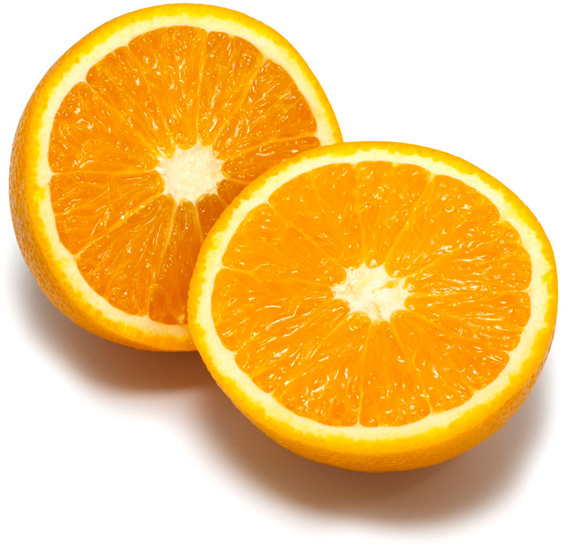
%> input picture Lab03/orange.jpg, 572 x 551 px
$ octave kmeans_example.m   (GNU Octave 9; MATLAB toolbox functions it lacks are replaced by stand-ins)
%> lines starting %> are read from the running program, lines starting %| are printed output that depends on the picture; in (x1, y1, x2, y2) boxes, pixels count from 0 and x2, y2 are one past the last pixel; in counts of white or black regions, pixels touching at a corner belong together; the program's own positions count from 1
### Lab03/kmeans_segm.m
function [segmentation, centers, empty, cen_idx, count] = kmeans_segm(image, K, L, seed, RANDSAMP, DEBUG)
nrows = size(image, 1);
ncols = size(image, 2);
Ivec = reshape(double(image), nrows * ncols, 3);
delta = 100 * ones(K, 3);
clus_centers = zeros(K, 3);
clus_centers_new = zeros(K, 3);
idx_old = zeros(1, nrows * ncols);
empty = false;
threshold = 0.01;
count = 0;

% Let X be a set of pixels and V be a set of K cluster centers in 3D (R,G,B).
if RANDSAMP == true
    % Randomly initialize the K cluster centers
    rng(seed, 'twister');
    idx = randsample(nrows * ncols, K);
    for i = 1 : K
        clus_centers(i, :) = Ivec(idx(i), :);
    end
else
    [~, clus_init] = kmeansplus_init(Ivec', K, seed);
    clus_centers = clus_init';
end

% Compute all distances between pixels and cluster centers
D = pdist2(clus_centers, Ivec, 'euclidean');

if DEBUG == false
    % Iterate L times
    for i = 1 : L
        % Assign each pixel to the cluster center for which the distance is minimum
        [~, cen_idx] = min(D);

        % Recompute each cluster center by taking the mean of all pixels assigned to it
        for j = 1 : K
            n_idx = find(cen_idx == j);
            if isempty(n_idx) == true
                empty = 1;
                n = randsample(nrows * ncols, 1);
                clus_centers(j, :) = Ivec(n, :);
%               clus_centers(j, :) = (max(Ivec) - min(Ivec)) .* rand(1, 3) + min(Ivec);
            else
                clus_centers(j, :) = mean(Ivec(n_idx, :));
            end
        end
        % Recompute all distances between pixels and cluster centers
        D = pdist2(clus_centers, Ivec, 'euclidean');
    end
else
    % debug
    while (max(delta(:)) > threshold)
        [~, cen_idx] = min(D);
        for j = 1 : K
            n_idx = find(cen_idx == j);
            if isempty(n_idx) == true
                empty = 1;
                n = randsample(nrows * ncols, 1);
                clus_centers_new(j, :) = Ivec(n, :);
            else
                clus_centers_new(j, :) = mean(Ivec(n_idx, :));
            end
        end
        delta = abs(clus_centers_new - clus_centers);
%         delta = abs(idx_old - cen_idx);
        count = count + 1;
        D = pdist2(clus_centers_new, Ivec, 'euclidean');
        clus_centers = clus_centers_new;
%         idx_old = cen_idx;
    end
end

[~, cen_idx] = min(D);
segmentation = reshape(cen_idx, nrows, ncols);
centers = clus_centers;

### Lab03/mean_segments.m
function Inew = mean_segments(I, segm)

N = max(max(segm));
[h, w, c] = size(I);
Ic = single(reshape(I, [h*w, c]));
sc = reshape(segm, [h*w,1]);
cols = zeros(N, c);
nums = zeros(N, 1);
for i=1:h*w
    s = sc(i);
    cols(s,:) = cols(s,:) + Ic(i,:);
    nums(s) = nums(s) + 1;
end
cols = bsxfun(@rdivide, cols, nums);
Inew = uint8(reshape(cols(sc,:), [h,w,c]));

### Lab03/overlay_bounds.m
function imout = overlap_bounds(im, segm)
[h, w] = size(segm);
imcut = segm(2 : h - 1, 2 : w - 1);
diff = [ ones(1, w) ; ones(h - 2, 1), ((imcut == segm(3 : h, 2 : w - 1)) & (imcut == segm(2 : h - 1, 3 : w)) &...
  (imcut == segm(1 : h - 2, 2 : w - 1)) & (imcut == segm(2 : h - 1, 1 : w - 2))), ones(h - 2, 1); ones(1, w) ];
mask = repmat(uint8(diff), [1, 1, 3]);
imout = (im .* mask);
imout(:, :, 1) = imout(:, :, 1) + (1 - mask(:, :, 1))*255;

### Lab03/kmeans_example.m
K = 8;               % number of clusters used
L = 10;              % number of iterations
seed = 14;           % seed used for random initialization
scale_factor = 1.0;  % image downscale factor
image_sigma = 1.0;   % image preblurring scale
RANDSAMP = true;
DEBUG = false;
verbose = 1;

I = imread('orange.jpg');
%> I is the input picture: size 551x572x3 uint8; mean R, G, B 242.2, 197.1, 118.9
I = imresize(I, scale_factor);
Iback = I;
d = 2*ceil(image_sigma*2) + 1;
h = fspecial('gaussian', [d d], image_sigma);
I = imfilter(I, h);
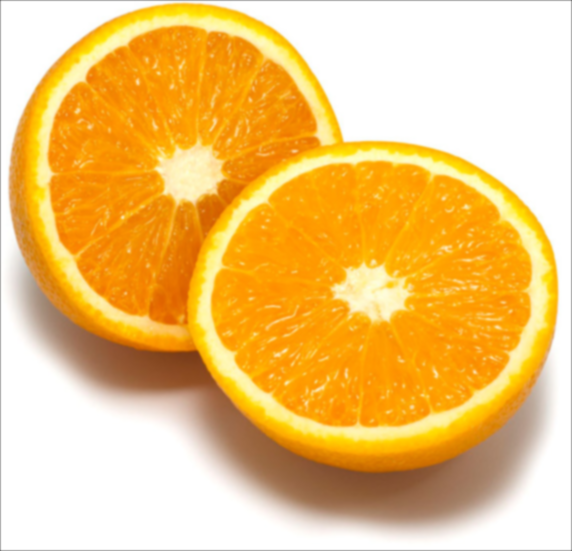
%> I: size 551x572x3 uint8; mean R, G, B 241.6, 196.4, 118.3
Ivec = reshape(I, size(I,1)*size(I,2), 3);

tic
[segm, centers, empty, cen_idx, count] = kmeans_segm(I, K, L, seed, ...
    RANDSAMP, DEBUG);
%> after the loop in kmeans_segm, `for i = 1 : K`: clus_centers = [241 158 37; 134 83 52; 247 241 236; 255 255 255; 244 132 1; 250 181 42; 144 98 66; 254 154 1]
%> after the loop in kmeans_segm, `for i = 1 : L`: clus_centers = [251.8 192.7 26.91; 150.9 100.1 65.49; 246.4 232.7 176.7; 254 253.5 253; 235.9 134.3 5.42; 252.6 218.5 103.4; 186.9 162 144.5; 252.2 161.2 4.41]; empty = false
%> in kmeans_segm, `segmentation = reshape(cen_idx, nrows, ncols);`:
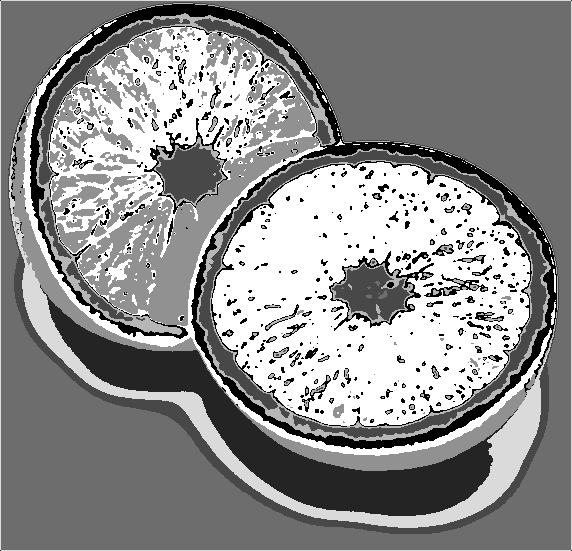
%> segmentation: size 551x572 double; min 1, max 8, mean 4.9; drawn with min black and max white
%> in kmeans_segm, `centers = clus_centers;`: centers has the same summary as clus_centers
%> centers has the same summary as clus_centers in kmeans_segm; empty = false; count = 0
% [segm, centers, empty, cen_idx, count] = kmeans_mix(Ivec, K, L,...
%     seed, RANDSAMP, DEBUG);
toc
segm = reshape(segm,size(I,1),size(I,2),1);
Inew = mean_segments(Iback, segm);
%> in mean_segments, `N = max(max(segm));`: N = 8
%> the loop in mean_segments, `for i=1:h*w` made 315172 passes
%> s on passes 1 to 3: 2, 7, 7
%> after the loop in mean_segments, `for i=1:h*w`: cols = [6268290 4810445 551783; 2934460 1950122 1284549; 6284640 5966334 4610855; 27224864 27180756 27134124; 7185784 4050855 144332; 3056371 2675478 1361922; 2746343 2406273 2167581; 20680448 13104529 255117]; nums = [24858; 19471; 25486; 106904; 30602; 12095; 13763; 81993]
%> in mean_segments, `cols = bsxfun(@rdivide, cols, nums);`: cols = [252.2 193.5 22.2; 150.7 100.2 65.97; 246.6 234.1 180.9; 254.7 254.3 253.8; 234.8 132.4 4.72; 252.7 221.2 112.6; 199.5 174.8 157.5; 252.2 159.8 3.11]
%> in mean_segments, `Inew = uint8(reshape(cols(sc,:), [h,w,c]));`:
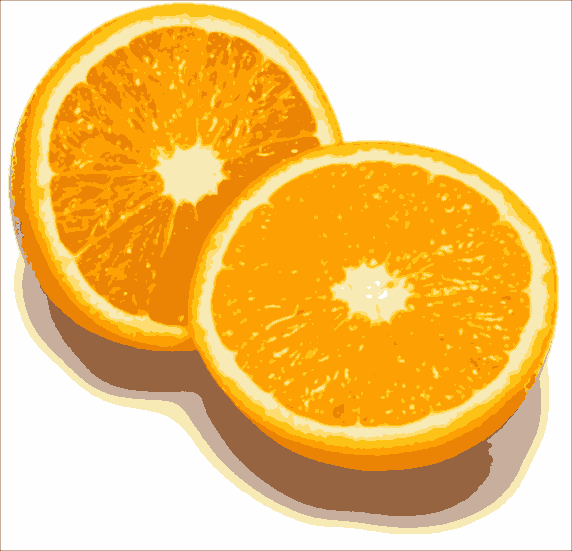
%> Inew: size 551x572x3 uint8; mean R, G, B 242.5, 197.1, 119.1
Iover = overlay_bounds(Iback, segm);
%> in overlap_bounds, `imcut = segm(2 : h - 1, 2 : w - 1);`:
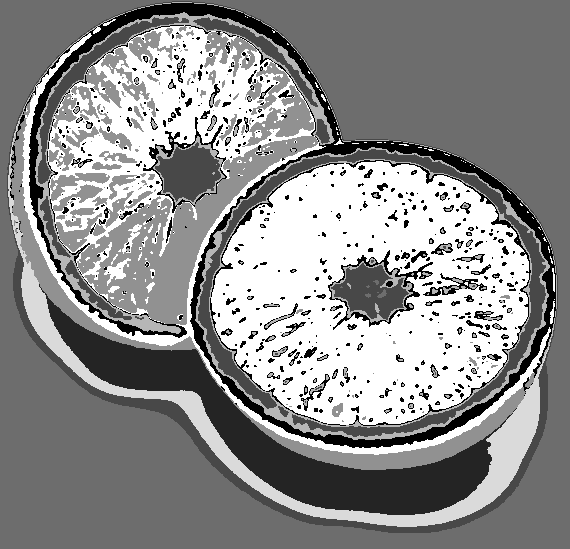
%> imcut: size 549x570 double; min 1, max 8, mean 4.89; drawn with min black and max white
%> in overlap_bounds, `diff = [ ones(1, w) ; ones(h - 2, 1), ((imcut == segm(3 : h, 2 : w - 1..`:
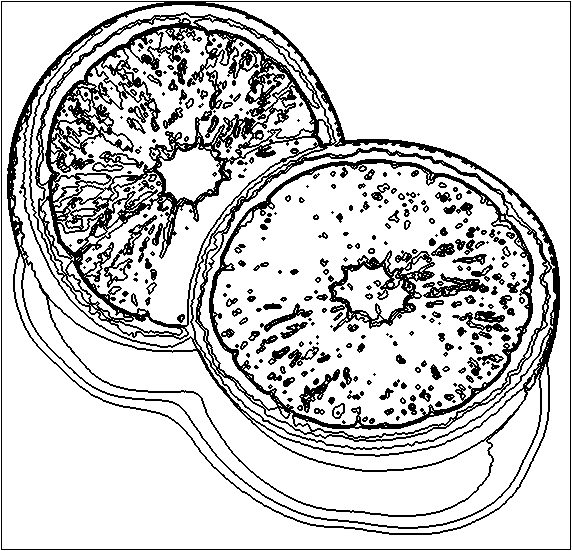
%> diff: size 551x572 double; values 0 (black) and 1 (white), 81% white; 298 black regions (125 under 20 px), largest, box (x1, y1, x2, y2) and area: (1, 1, 571, 550) 44457, (328, 250, 435, 332) 2403, (422, 273, 489, 298) 685
%> in overlap_bounds, `imout = (im .* mask);`:
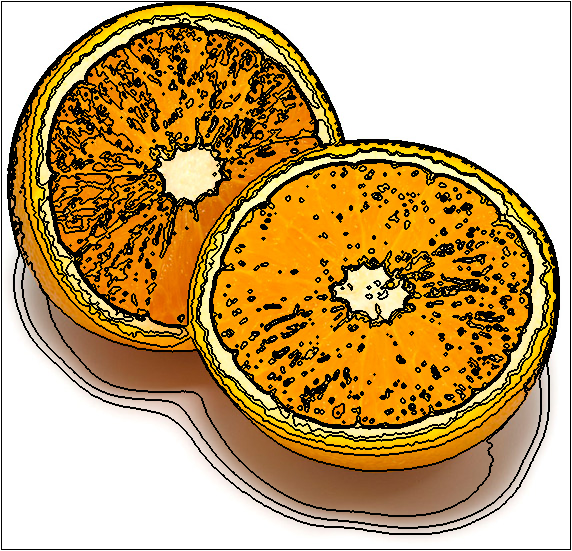
%> imout: size 551x572x3 uint8; mean R, G, B 195.5, 162, 106.6
%> in overlap_bounds, `imout(:, :, 1) = imout(:, :, 1) + (1 - mask(:, :, 1))*255;`:
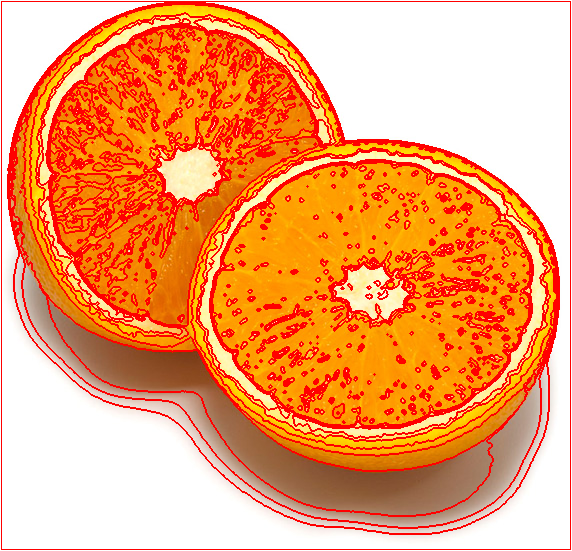
%> imout: size 551x572x3 uint8; 19.01% of pixels changed, all inside (x1, y1, x2, y2) = (1, 1, 571, 550)
imwrite(Inew,'kmeans1.png')
imwrite(Iover,'kmeans2.png')

% plot
if verbose > 0
    subplot(1,3,1)
    imshow(I)
    title('original');
    subplot(1,3,2)
    imshow(Inew)
    title('K = 5, L = 10');
    subplot(1,3,3)
    imshow(Iover)
    title('overlay bound');
end

if verbose > 1
% [8 lines of commented-out code are left out]

    figure
    histogram(I)

    figure
    [m, n, d] = size(I);
    Ximg = reshape(I, m * n, d);
    Xsegm = reshape(segm, m * n, 1);
    for i = 1 : K
        X = Ximg(Xsegm == i, :);
        plot3(X(:, 1), X(:, 2), X(:, 3), '.');
        hold on
    end
    plot3(centers(:,1), centers(:,2), centers(:,3), 'k*', 'MarkerSize', 30);
    hold off

end

$ run again, with Lab03/tiger3.jpg copied over Lab03/orange.jpg
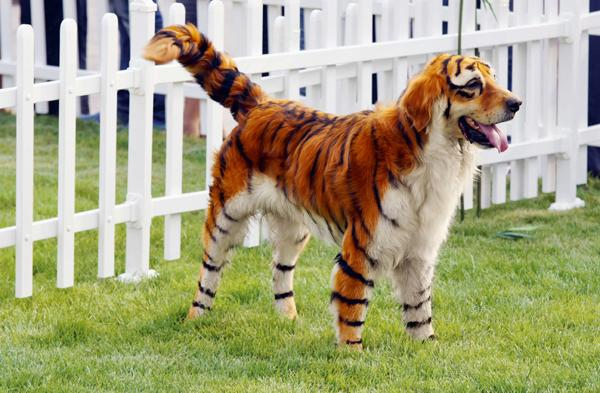
%> input picture Lab03/tiger3.jpg, 600 x 393 px
%> I is the input picture: size 393x600x3 uint8; mean R, G, B 166.4, 163.6, 127.4
%> after the loop in kmeans_segm, `for i = 1 : K`: clus_centers = [229 232 228; 183 168 143; 206 206 208; 213 212 217; 157 168 78; 167 179 127; 198 185 168; 227 226 231]
%> after the loop in kmeans_segm, `for i = 1 : L`: clus_centers = [237.6 237.3 236.8; 160 168.9 97.82; 200.6 196.4 188.8; 214.7 213.9 215.5; 83.54 42.97 32.03; 133.9 140.4 68.91; 179.7 171.7 149.3; 226.9 226.4 227.7]; empty = false
%> in kmeans_segm, `centers = clus_centers;`: centers has the same summary as clus_centers
%> `[segm, centers, empty, cen_idx, count] = kmeans_segm(I, K, L, seed, RA..`: centers has the same summary as clus_centers in kmeans_segm; count = 0
%> N = 8
%> the loop in mean_segments, `for i=1:h*w` made 235800 passes
%> s on passes 1 to 3: 6, 7, 7
%> after the loop in mean_segments, `for i=1:h*w`: cols = [5007482 5000046 4992222; 8767076 9316626 5226101; 2581178 2523515 2418479; 4708766 4691521 4727768; 2403334 1178768 877671; 6851548 7122199 3468776; 3499848 3352567 2884871; 5409502 5398611 5434288]; nums = [21016; 54818; 12705; 21782; 30186; 52143; 19375; 23775]
%> in mean_segments, `cols = bsxfun(@rdivide, cols, nums);`: cols = [238.3 237.9 237.5; 159.9 170 95.34; 203.2 198.6 190.4; 216.2 215.4 217; 79.62 39.05 29.08; 131.4 136.6 66.52; 180.6 173 148.9; 227.5 227.1 228.6]
%> in overlap_bounds, `diff = [ ones(1, w) ; ones(h - 2, 1), ((imcut == segm(3 : h, 2 : w - 1..`:
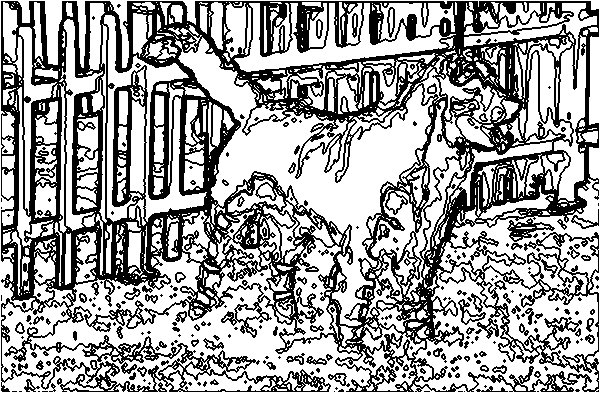
%> diff: size 393x600 double; values 0 (black) and 1 (white), 62.6% white; 250 black regions (158 under 20 px), largest, box (x1, y1, x2, y2) and area: (1, 1, 599, 392) 82169, (507, 218, 555, 242) 419, (458, 299, 486, 325) 186
%> in overlap_bounds, `imout(:, :, 1) = imout(:, :, 1) + (1 - mask(:, :, 1))*255;`:
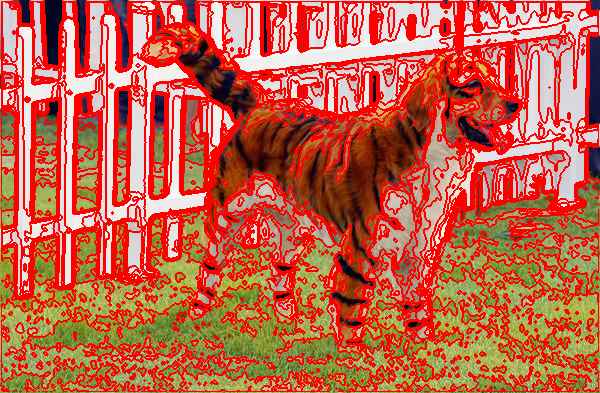
%> imout: size 393x600x3 uint8; mean R, G, B 196.4, 98.9, 74.9
